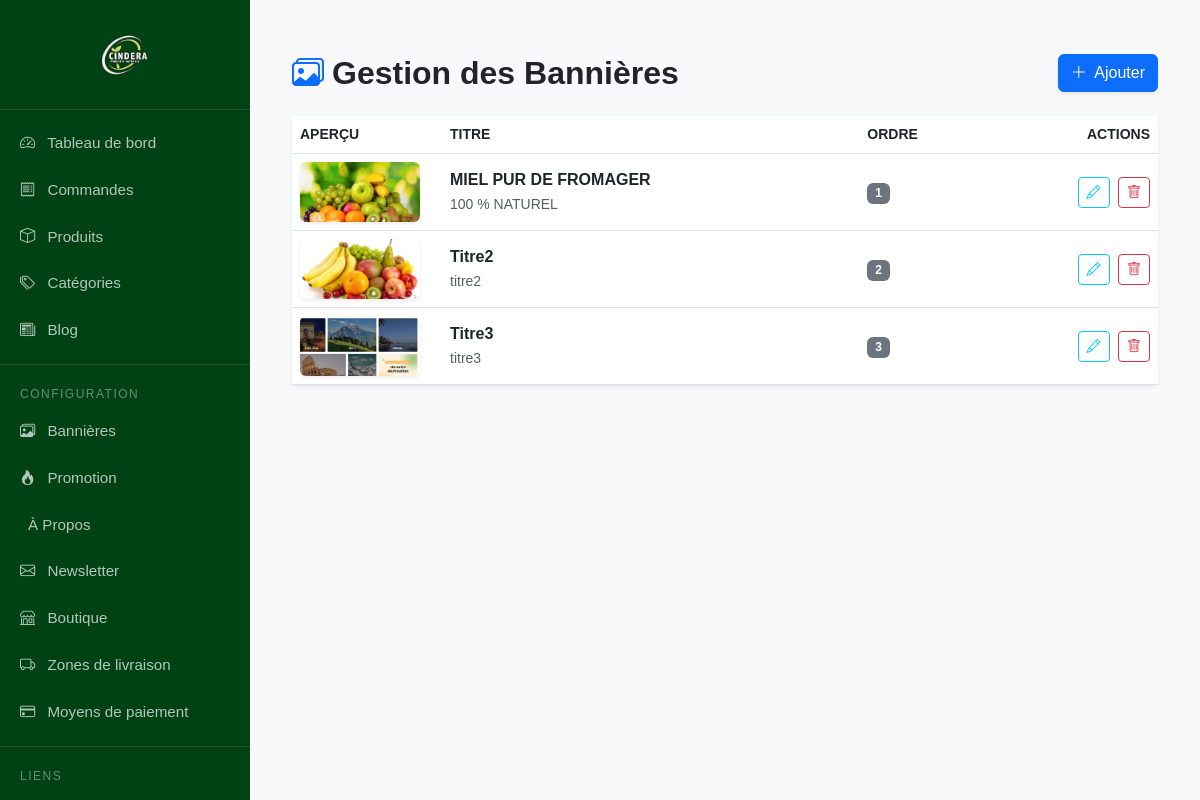
/boutique/dashboard/banners/ (signed in), run on the app's committed database.
### shop/models.py (models this page shows, shortened)
class Banner(models.Model):
    image = models.ImageField(upload_to='shop_banners/')
    title = models.CharField(max_length=200, blank=True)
    subtitle = models.CharField(max_length=200, blank=True)
    order = models.PositiveIntegerField(default=0)
    class Meta:
        ordering = ['order']
        verbose_name = "Bannière"
        verbose_name_plural = "Bannières"

### shop/decorators.py (the view)
    def _wrapped_view(request, *args, **kwargs):
        if request.user.is_authenticated:
            if request.user.is_manager or request.user.is_admin_role:
                return view_func(request, *args, **kwargs)
            else:
                raise PermissionDenied("Vous n'avez pas la permission d'accéder à cette page.")
        else:
            return redirect('products:login')  # redirige si non connecté

### shop/context_processors.py (called while the page is built)
def cart_item_count(request):
    cart = request.session.get('cart', {})
    total_quantity = sum(int(item['quantity']) for item in cart.values())
    return {'cart_item_count': total_quantity}

def categories_context(request):
    return {
        'categories': Category.objects.all()
    }

### shop/models.py (called while the page is built)
    @property
    def is_manager(self):
        return self.role == self.Role.GESTIONNAIRE

    @property
    def is_admin_role(self):
        return self.role == self.Role.ADMIN

### shop/views.py (called while the page is built)
@login_required
@admin_or_manager_required
@login_required
def banner_list(request):
    banners = Banner.objects.all()
    return render(request, "dashboard/banner_list.html", {
        "banners": banners
    })

### templates/dashboard/banner_list.html
{% extends "dashboard/base_dashboard.html" %}
{% block content %}
<div class="container-fluid py-4">
    <div class="d-flex justify-content-between align-items-center mb-4">
        <h2 class="fw-bold mb-0"><i class="bi bi-images text-primary me-2"></i>Gestion des Bannières</h2>
        <a href="{% url 'products:banner_create' %}" class="btn btn-primary shadow-sm">
            <i class="bi bi-plus-lg me-1"></i> Ajouter
        </a>
    </div>
    <div class="card shadow-sm border-0">
        <div class="table-responsive">
            <table class="table table-hover align-middle mb-0">
                <thead class="bg-light text-muted small text-uppercase">
                    <tr>
                        <th style="width: 150px;">Aperçu</th>
                        <th>Titre</th>
                        <th>Ordre</th>
                        <th class="text-end">Actions</th>
                    </tr>
                </thead>
                <tbody>
                    {% for banner in banners %}
                    <tr>
                        <td>
                            {% if banner.image %}
                                <img src="{{ banner.image.url }}" class="rounded shadow-sm" style="width: 120px; height: 60px; object-fit: cover;">
                            {% else %}
                                <div class="bg-secondary rounded" style="width: 120px; height: 60px;"></div>
                            {% endif %}
                        </td>
                        <td>
                            <strong>{{ banner.title }}</strong><br>
                            <small class="text-muted">{{ banner.subtitle }}</small>
                        </td>
                        <td><span class="badge bg-secondary">{{ banner.order }}</span></td>
                        <td class="text-end">
                            <a href="{% url 'products:banner_update' banner.id %}" class="btn btn-sm btn-outline-info me-1">
                                <i class="bi bi-pencil"></i>
                            </a>
                            <a href="{% url 'products:banner_delete' banner.id %}" class="btn btn-sm btn-outline-danger">
                                <i class="bi bi-trash"></i>
                            </a>
                        </td>
                    </tr>
                    {% empty %}
                    <tr>
                        <td colspan="4" class="text-center py-5 text-muted">Aucune bannière créée.</td>
                    </tr>
                    {% endfor %}
                </tbody>
            </table>
        </div>
    </div>
</div>
{% endblock %}

### templates/dashboard/base_dashboard.html (shortened to what this page needs)
{% load static %}
<!DOCTYPE html>
<html lang="fr">
<head>
    <link href="https://cdn.jsdelivr.net/npm/bootstrap@5.3.0/dist/css/bootstrap.min.css" rel="stylesheet">
    <link rel="stylesheet" href="https://cdn.jsdelivr.net/npm/bootstrap-icons@1.10.0/font/bootstrap-icons.css">
</head>
<body>
    <div class="sidebar">
 <div class="sidebar-brand">
    <a href="{% url 'home' %}">
        <img src="{% static 'img/logo.jpg' %}" alt="Terra & Pure" style="height: 45px;">
    </a>
</div>
        <nav>
            <a href="{% url 'dashboard:overview' %}"><i class="bi bi-speedometer2 me-2"></i> Tableau de bord</a>
            <a href="{% url 'dashboard:orders' %}"><i class="bi bi-receipt me-2"></i> Commandes</a>
            <a href="{% url 'dashboard:products' %}"><i class="bi bi-box me-2"></i> Produits</a>
            <a href="{% url 'dashboard:category_list' %}"><i class="bi bi-tags me-2"></i> Catégories</a>
            <a href="{% url 'dashboard:blog_posts' %}"><i class="bi bi-newspaper me-2"></i> Blog</a>
<div class="sidebar-heading">Configuration</div>
<a href="{% url 'products:banner_list' %}">
    <i class="bi bi-images me-2"></i> Bannières
</a>
<a href="{% url 'dashboard:shop_promo' %}">
    <i class="bi bi-fire me-2"></i> Promotion
</a>
<a href="{% url 'dashboard:shop_about' %}">
     À Propos
</a>
<a href="{% url 'dashboard:shop_newsletter' %}">
    <i class="bi bi-envelope me-2"></i> Newsletter
</a>
            <a href=""><i class="bi bi-shop me-2"></i> Boutique</a>
            <a href="{% url 'dashboard:shipping_zones' %}"><i class="bi bi-truck me-2"></i> Zones de livraison</a>
            <a href="{% url 'dashboard:payment_methods' %}"><i class="bi bi-credit-card me-2"></i> Moyens de paiement</a>
            <div class="sidebar-heading">Liens</div>
            <a href="{% url 'products:shop' %}" target="_blank"> Voir le site</a>
        </nav>
    </div>
    <div class="main-content">
        {% block content %}{% endblock %}
    </div>
</body>
</html>

### templates/dashboard/base_dashboard.html (style rules this page uses)
body { background-color: #f8f9fa; }
.sidebar { min-height: 100vh; background-color: #343a40; position: fixed; width: 250px; color: white; overflow-y: auto; }
.sidebar a { color: #adb5bd; padding: 10px 20px; display: block; text-decoration: none; }
.main-content { margin-left: 260px; padding: 20px; }
.sidebar-heading { padding: 15px 20px 5px 20px; font-size: 0.75rem; text-transform: uppercase; color: #6c757d; letter-spacing: 1px; border-top: 1px solid #495057; margin-top: 10px; }
.sidebar-brand img { height: 45px; width: auto; transition: transform 0.3s; }
body { background-color: #f8f9fa; font-family: 'Poppins', sans-serif; }
.sidebar { height: 100vh; width: 250px; position: fixed; top: 0; left: 0; background-color: #014215; color: white; overflow-y: auto; overflow-x: hidden; }
.sidebar a { color: rgba(255,255,255,0.7); padding: 12px 20px; display: block; text-decoration: none; transition: 0.2s; font-size: 0.95rem; white-space: nowrap; }
.sidebar-heading { padding: 20px 20px 5px 20px; font-size: 0.75rem; text-transform: uppercase; color: rgba(255,255,255,0.4); letter-spacing: 1.5px; margin-top: 10px; border-top: 1px solid rgba(255,255,255,0.1); }
.sidebar-brand { padding: 20px; text-align: center; border-bottom: 1px solid rgba(255,255,255,0.1); margin-bottom: 10px; position: sticky; top: 0; background-color: #014215; z-index: 1; }
.main-content { margin-left: 250px; padding: 30px; min-height: 100vh; }

### data on the page
Banner: image (picture), title "MIEL PUR DE FROMAGER", subtitle "100 % NATUREL", order "1"
Banner: image (picture), title "Titre2", subtitle "titre2", order "2"
Banner: image (picture), title "Titre3", subtitle "titre3", order "3"
